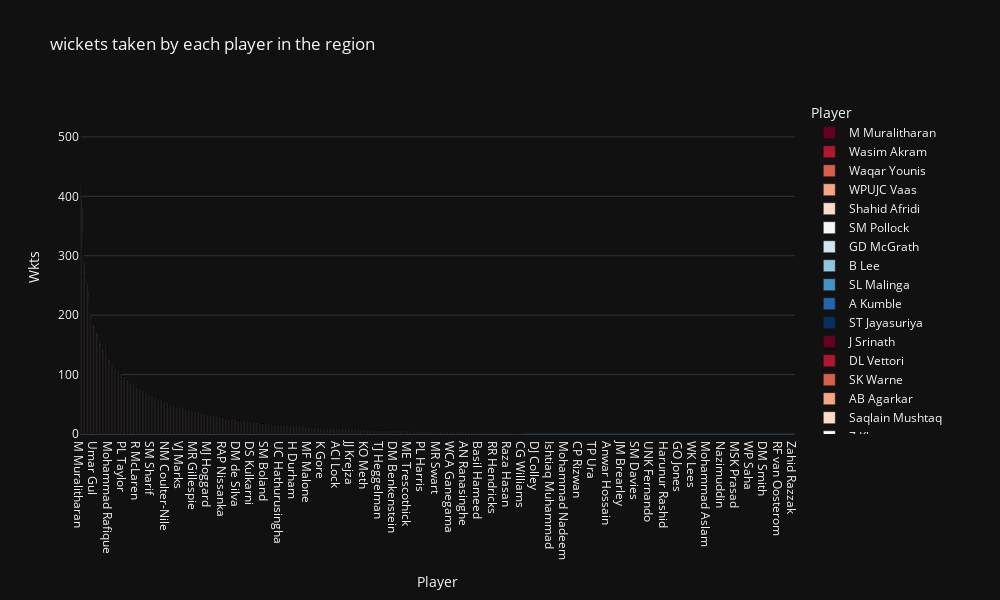

Source (notebook cell):
### Code cell
#plotting
px.bar(bowling_odi, x="Player", y="Wkts", color="Player", title="wickets taken by each player in the region"
       , color_discrete_sequence=px.colors.sequential.RdBu, height=600, width=1000, template="plotly_dark",
       labels={"Final Region": "Region", "HS": "Matches Played"})
